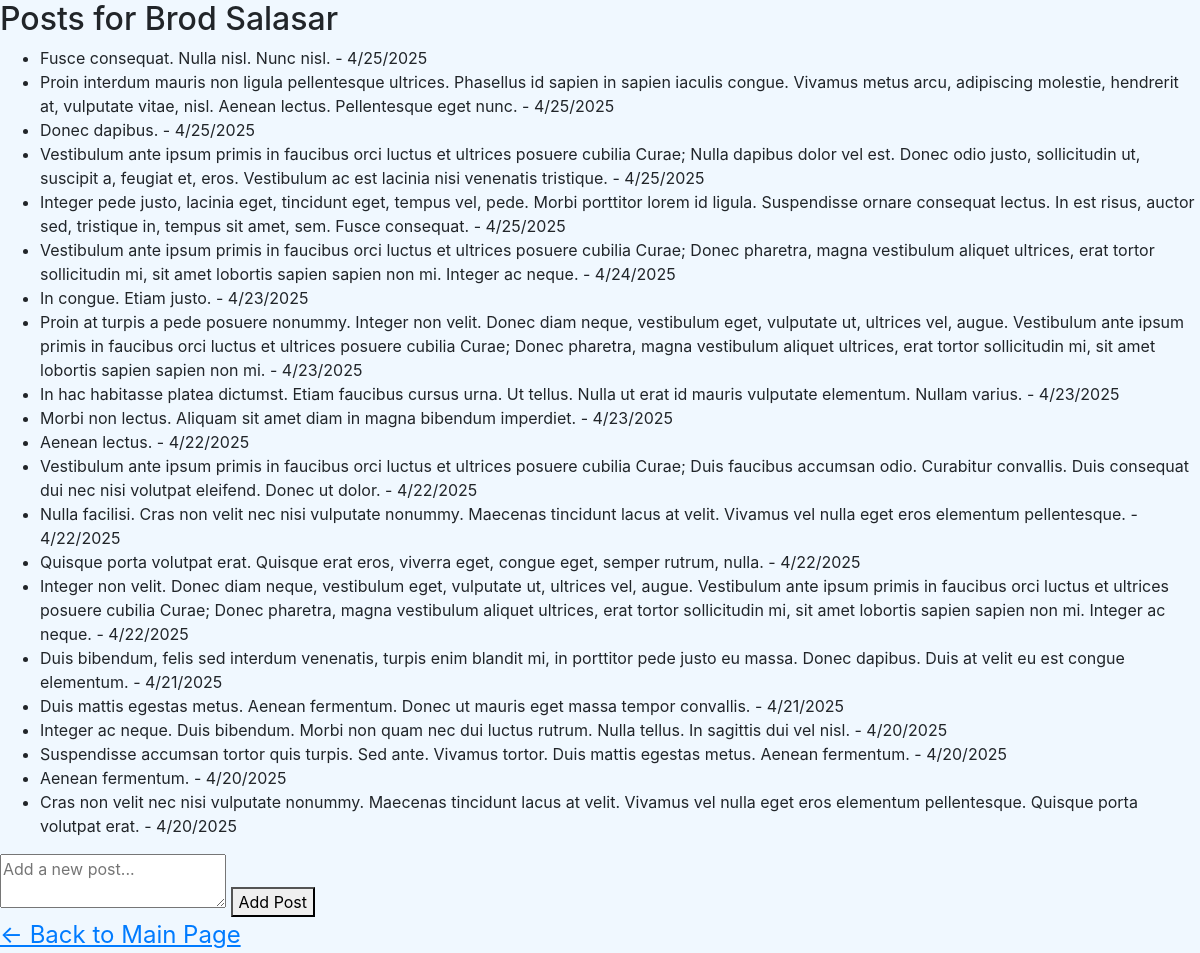
Screenshot of /ContactPosts/11 (signed in) with the database file from the repository.
### tables this page shows
CREATE TABLE Posts (
    'user_id',
    'contact_id',
    'post_id' INTEGER PRIMARY KEY AUTOINCREMENT,
    'date_posted',
    'post_text',
    FOREIGN KEY(contact_id) REFERENCES Contact_Info(contact_id),
    FOREIGN KEY(user_id) REFERENCES Users(user_id)
);

### app.py (the view)
@app.route('/ContactPosts/<int:contact_id>')
def view_contact_posts(contact_id):
    if 'user_id' not in session:
        return redirect(url_for('login'))
    conn = sqlite3.connect('PhoneBook.db')
    c = conn.cursor()
    c.execute("SELECT first_name, last_name FROM Contact_Info WHERE contact_id = ?", (contact_id,))
    contact = c.fetchone()
    if not contact:
        conn.close()
        return "Contact not found", 404
    contact_name = f"{contact[0]} {contact[1]}"
    c.execute('''SELECT post_text, date_posted
                 FROM Posts
                 WHERE contact_id = ?
                 ORDER BY date_posted DESC''', (contact_id,))
    posts = c.fetchall()
    conn.close()
    return render_template('Posts.html', contact_name=contact_name, posts=posts, contact_id=contact_id)

### Templates/Posts.html
{% extends "base.html" %}
{% block content %}
<h2>Posts for {{ contact_name }}</h2>
{% if posts %}
    <ul>
    {% for post in posts %}
        <li>{{ post[0] }} - {{ post[1] }}</li>
    {% endfor %}
    </ul>
{% else %}
    <p>No posts available for this contact.</p>
{% endif %}
<form method="POST" action="{{ url_for('add_post', contact_id=contact_id) }}">
    <textarea name="content" placeholder="Add a new post..."></textarea>
    <button type="submit">Add Post</button>
</form>
<a href="{{ url_for('Welcome') }}">← Back to Main Page</a>
{% endblock %}

### static/style.css (style rules this page uses)
body { background-color: aliceblue; margin:0; padding: 0; }
label, a { font-size: x-large; text-decoration: underline; }

### rows the page displays
Posts: post_text "Fusce consequat. Nulla nisl. Nunc nisl.", date_posted "4/25/2025"
Posts: post_text "Proin interdum mauris non ligula pellentesque ultrices. Phasellus id sapien in sapien iaculis congue. Vivamus metus arcu, adipiscing molestie, hendrerit at, vulputate vitae, nisl. Aenean lectus. Pellentesque eget nunc.", date_posted "4/25/2025"
Posts: post_text "Donec dapibus.", date_posted "4/25/2025"
Posts: post_text "Vestibulum ante ipsum primis in faucibus orci luctus et ultrices posuere cubilia Curae; Nulla dapibus dolor vel est. Donec odio justo, sollicitudin ut, suscipit a, feugiat et, eros. Vestibulum ac est lacinia nisi venenatis tristique.", date_posted "4/25/2025"
Posts: post_text "Integer pede justo, lacinia eget, tincidunt eget, tempus vel, pede. Morbi porttitor lorem id ligula. Suspendisse ornare consequat lectus. In est risus, auctor sed, tristique in, tempus sit amet, sem. Fusce consequat.", date_posted "4/25/2025"
Posts: post_text "Vestibulum ante ipsum primis in faucibus orci luctus et ultrices posuere cubilia Curae; Donec pharetra, magna vestibulum aliquet ultrices, erat tortor sollicitudin mi, sit amet lobortis sapien sapien non mi. Integer ac neque.", date_posted "4/24/2025"
Posts: post_text "In congue. Etiam justo.", date_posted "4/23/2025"
Posts: post_text "Proin at turpis a pede posuere nonummy. Integer non velit. Donec diam neque, vestibulum eget, vulputate ut, ultrices vel, augue. Vestibulum ante ipsum primis in faucibus orci luctus et ultrices posuere cubilia Curae; Donec pharetra, magna vestibulum aliquet ultrices, erat tortor sollicitudin mi, sit amet lobortis sapien sapien non mi.", date_posted "4/23/2025"
Posts: post_text "In hac habitasse platea dictumst. Etiam faucibus cursus urna. Ut tellus. Nulla ut erat id mauris vulputate elementum. Nullam varius.", date_posted "4/23/2025"
Posts: post_text "Morbi non lectus. Aliquam sit amet diam in magna bibendum imperdiet.", date_posted "4/23/2025"
Posts: post_text "Aenean lectus.", date_posted "4/22/2025"
Posts: post_text "Vestibulum ante ipsum primis in faucibus orci luctus et ultrices posuere cubilia Curae; Duis faucibus accumsan odio. Curabitur convallis. Duis consequat dui nec nisi volutpat eleifend. Donec ut dolor.", date_posted "4/22/2025"
Posts: post_text "Nulla facilisi. Cras non velit nec nisi vulputate nonummy. Maecenas tincidunt lacus at velit. Vivamus vel nulla eget eros elementum pellentesque.", date_posted "4/22/2025"
Posts: post_text "Quisque porta volutpat erat. Quisque erat eros, viverra eget, congue eget, semper rutrum, nulla.", date_posted "4/22/2025"
Posts: post_text "Integer non velit. Donec diam neque, vestibulum eget, vulputate ut, ultrices vel, augue. Vestibulum ante ipsum primis in faucibus orci luctus et ultrices posuere cubilia Curae; Donec pharetra, magna vestibulum aliquet ultrices, erat tortor sollicitudin mi, sit amet lobortis sapien sapien non mi. Integer ac neque.", date_posted "4/22/2025"
Posts: post_text "Duis bibendum, felis sed interdum venenatis, turpis enim blandit mi, in porttitor pede justo eu massa. Donec dapibus. Duis at velit eu est congue elementum.", date_posted "4/21/2025"
Posts: post_text "Duis mattis egestas metus. Aenean fermentum. Donec ut mauris eget massa tempor convallis.", date_posted "4/21/2025"
Posts: post_text "Integer ac neque. Duis bibendum. Morbi non quam nec dui luctus rutrum. Nulla tellus. In sagittis dui vel nisl.", date_posted "4/20/2025"
Posts: post_text "Suspendisse accumsan tortor quis turpis. Sed ante. Vivamus tortor. Duis mattis egestas metus. Aenean fermentum.", date_posted "4/20/2025"
Posts: post_text "Aenean fermentum.", date_posted "4/20/2025"
Posts: post_text "Cras non velit nec nisi vulputate nonummy. Maecenas tincidunt lacus at velit. Vivamus vel nulla eget eros elementum pellentesque. Quisque porta volutpat erat.", date_posted "4/20/2025"

### other values shown
{{ contact_name }} "Brod Salasar"
